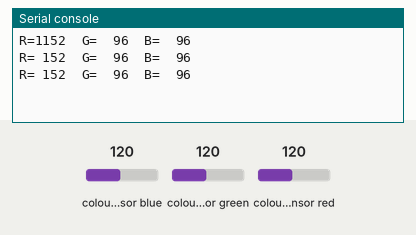
Bench run of a program on a simulated Raspberry Pi Pico running MicroPython. On the bench: the last lines printed to the serial console. The inputs (shaded band) are chosen by the test bench; at power-on: colour sensor blue 120, colour sensor green 120, colour sensor red 120. The colour sensor's output runs at 400 + 24·value Hz for the selected filter.

Above: at 1.2 s.
1.3 s: colour sensor blue set to 5
At 1.79 s:
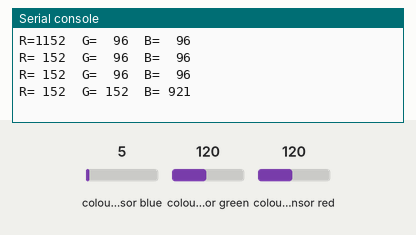
3.0 s: colour sensor green set to 191
At 3.59 s:
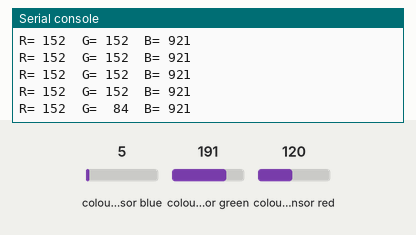
4.8 s: colour sensor red set to 250
At 5.4 s:
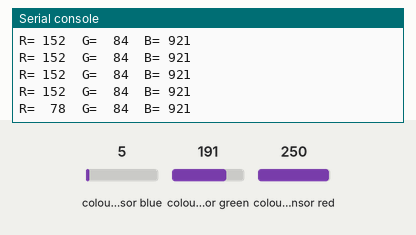
6.6 s: colour sensor blue set to 191
At 7.21 s:
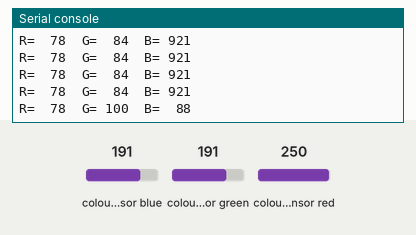
8.4 s: colour sensor green set to 250
At 9.01 s:
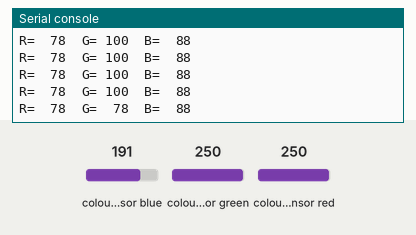

The program:

example.py
```python
# MicroPython script for Raspberry Pi Pico that reads raw RGB pulse widths from the TCS3200 using time_pulse_us and prints the values (20% frequency scaling).
#
# Buy this module: https://shillehtek.com/products/gy-31-tcs3200-rgb-color-recognition-sensor-for-arduino-projects
# Full manual: https://shillehtek.com/blogs/shillehtek-product-manuals/gy-31-tcs3200-rgb-color-recognition-sensor-for-arduino-projects-manual
# More examples: https://github.com/shillehbean/shillehtek-examples
#

# GY-31 TCS3200 on Raspberry Pi Pico (MicroPython)
# Wiring: S0=GP10 S1=GP11 S2=GP12 S3=GP13 OUT=GP14

from machine import Pin, time_pulse_us
import time

S0 = Pin(10, Pin.OUT); S1 = Pin(11, Pin.OUT)
S2 = Pin(12, Pin.OUT); S3 = Pin(13, Pin.OUT)
OUT = Pin(14, Pin.IN)

# 20% frequency scaling
S0.value(1); S1.value(0)

def read(s2, s3):
    S2.value(s2); S3.value(s3)
    time.sleep_ms(50)
    return time_pulse_us(OUT, 0, 30000)  # microseconds per low half-cycle

while True:
    r = read(0, 0)
    b = read(0, 1)
    g = read(1, 1)
    print("R={:4d}  G={:4d}  B={:4d}".format(r, g, b))
    time.sleep(0.3)
```

Measured:
- after the input at 1.3 s, the serial console: prints a new line after 0.21 s (image 1)
- after the input at 3.0 s, the serial console: prints a new line after 0.31 s (image 2)
- after the input at 4.8 s, the serial console: prints a new line after 0.32 s (image 3)
- after the input at 6.6 s, the serial console: prints a new line after 0.33 s (image 4)
- after the input at 8.4 s, the serial console: prints a new line after 0.33 s (image 5)
